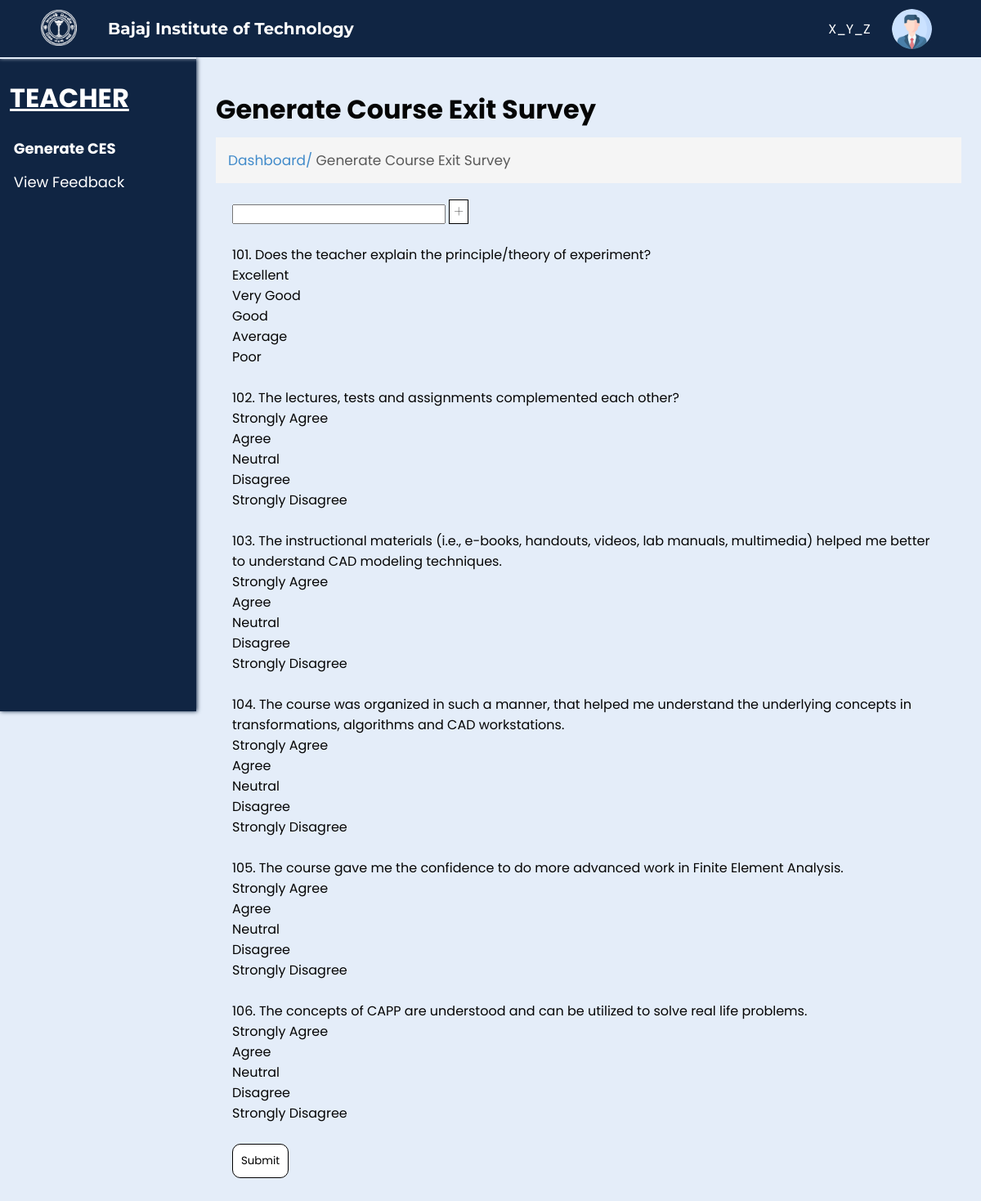
Before: /next.php with the older database file.
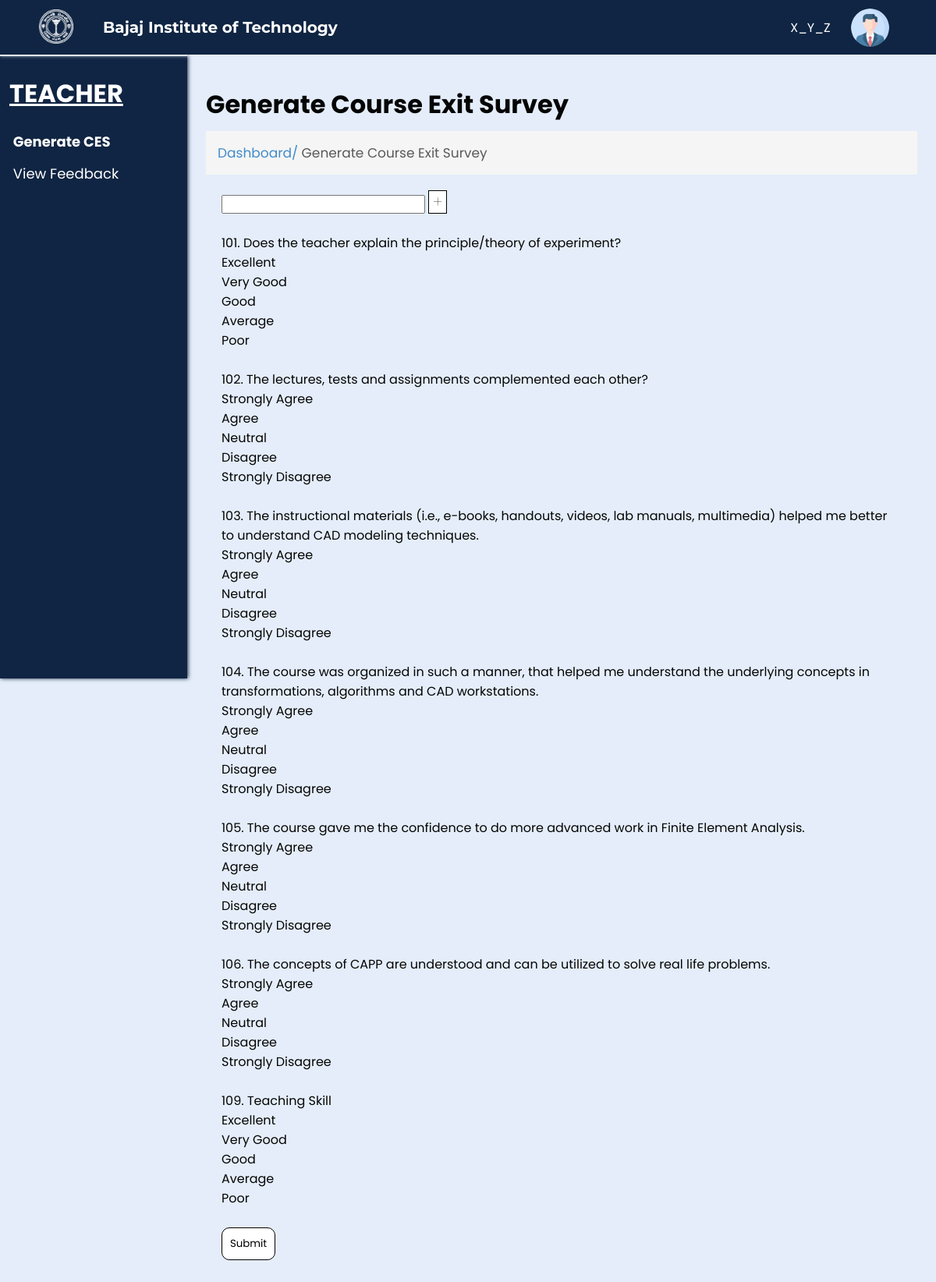
After: the same page with the newer database file.
### tables this page shows
CREATE TABLE `questions` (
  `questionid` int(100) NOT NULL,
  `question` text NOT NULL,
  `questiontype` text NOT NULL,
  `option1` text NOT NULL,
  `mark1` int(10) DEFAULT 10,
  `option2` text NOT NULL,
  `mark2` int(10) NOT NULL DEFAULT 8,
  `option3` text NOT NULL,
  `mark3` int(10) NOT NULL DEFAULT 5,
  `option4` text NOT NULL,
  `mark4` int(10) NOT NULL DEFAULT 3,
  `option5` text NOT NULL,
  `mark5` int(10) NOT NULL DEFAULT 1
);

### next.php (the view, shortened to what this page needs)
<?php
include('connect.php');
$query = "select * from questions";
$result = mysqli_query($conn, $query);
?>
<!DOCTYPE html>
<html lang="en">
<head>
    <link rel="stylesheet" href="css/generate.css?v=<?php echo time(); ?>">
    <link rel="stylesheet" href="css/common.css?v=<?php echo time(); ?>">
</head>
<body>
    <div class="nav">
        <div class="img">
            <img id="img" src="images/bitlogo_transparent.png" alt="BIT Logo">
        </div>
        <h2 id="heading">Bajaj Institute of Technology</h2>
        <div class="links" id="links">
            <p class="para">X_Y_Z</p>
            <img src="images/user.png" alt="User" width="7%" style="border-radius: 50%;">
        </div>
    </div>
    <div class="spaces"></div>
    <div class="main">
        <div class="left">
            <h1>TEACHER</h1>
            <ul>
                <li class="active"><a href="generatefeedback.php">Generate CES</a></li>
                <li><a href="viewfeedback.php">View Feedback</a></li>
            </ul>
        </div>
        <div class="right">
            <h1>Generate Course Exit Survey</h1>
            <p>Dashboard/<span> Generate Course Exit Survey</span></p>
            <div class="questions" id="questions">
                <form action="create_feedback.php" method="POST">
                    <input type="text" value="<?php echo $_GET['id'];?>" name="feed">
                    <a class="add" onclick="login()">+</a>
                    <br>
                    <br>
                    <?php
                    while ($row = mysqli_fetch_assoc($result)) {
                    ?>
                        <?php echo $row['questionid'], "."; ?> <?php echo $row['question']; ?><br>
                        <?php echo $row['option1']; ?><br>
                        <?php echo $row['option2']; ?><br>
                        <?php echo $row['option3']; ?><br>
                        <?php echo $row['option4']; ?><br>
                        <?php echo $row['option5']; ?> <br>
                        <br>
                    <?php
                    }
                    ?>
                    <input type="submit" value="Submit" name="submit1" class="submit">
                </form>
            </div>
        </div>
    </div>
</body>
</html>

Changed rows visible on the page:
added questions: questionid "109", question "Teaching Skill", option1 "Excellent", option2 "Very Good", option3 "Good", option4 "Average", option5 "Poor"
